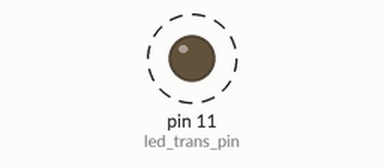
Simulated run of this sketch. Board: Arduino Uno, built with avr-gcc and run on an emulated ATmega328P. Parts: output pins drawn as LEDs (lit = HIGH). Dashed ring = blinking. No radio packets arrive unless stated.

Above: at 0.5 s.
Timing chart, 0 to 3.0 s (numbered marks = the images above):
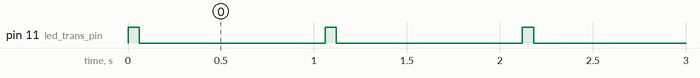

The sketch:

transmitter.ino
```cpp
// (licence header left out)
#include <VirtualWire.h>

const int led_trans_pin = 11;
const int transmit_pin = 12;
const int receive_pin = 13;

void setup()
{
    vw_set_tx_pin(transmit_pin);
    vw_set_rx_pin(receive_pin);
    vw_setup(2000);
    pinMode(led_trans_pin, OUTPUT);
}

int count = 1;

void loop()
{

  char msg[10];

  digitalWrite(led_trans_pin, HIGH);

  sprintf(msg, "teste%d", count);

  vw_send((uint8_t *)msg, strlen(msg));
  vw_wait_tx();
  digitalWrite(led_trans_pin, LOW);
  count++;
  delay(1000);
}
```

Measured:
- by itself, pin 11 (led_trans_pin): alternates HIGH for 0.06 s and LOW for 1.0 s
